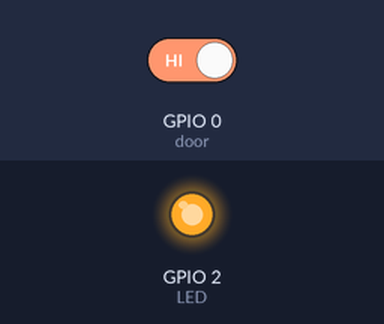
Recording of a sketch running on a simulated ESP8266 (NodeMCU). Shown: output pins drawn as LEDs (lit = HIGH). Inputs (shaded band) come from the test bench; at power-on: GPIO 0 (door) HIGH. WiFi joins after 1.5 s; servers stay silent unless stated; what the sketch prints to the serial monitor is not drawn.

Above: at 2.7 s.
2.8 s: GPIO 0 (door) driven LOW
At 3.5 s:
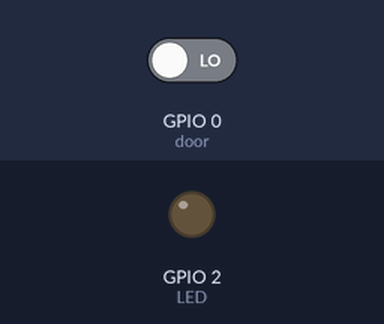
6.0 s: GPIO 0 (door) driven HIGH
At 7.1 s:
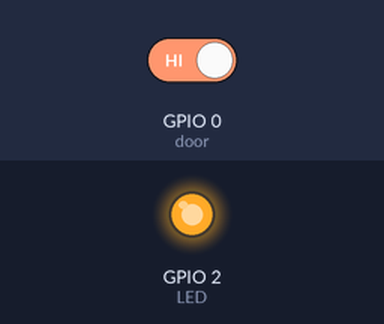
Timing chart, 0 to 9.0 s (numbered marks = the images above; inputs shaded):
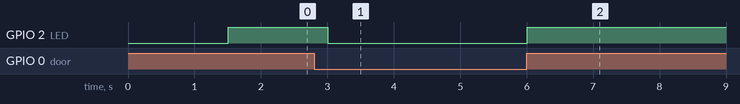

The sketch:

DoorSensor_WiFi.ino
```cpp
#include "ESP8266WiFi.h"
#include <WiFiUdp.h>
const char* ssid = "GsmSecurityRouter"; //Enter SSID
const char* password = "gsmsecurity123"; //Enter Password
WiFiUDP udp;
int doorState;
const int door = 0;
const int LED = 2;// Assigning Pin 4 as the name LED
int previousState = LOW;
int currentState = LOW;
struct packet_frame
{
  uint8_t header;
  uint8_t doorState;
  uint8_t footer;
};
enum doorState
{
  CLOSE = 0x00,
  OPEN = 0x01
};
struct packet{
  packet_frame frame;
  size_t size;
};
const uint8_t DATASIZE = 3;
packet data = {0};
void setup() {
  // put your setup code here, to run once:
  Serial.begin(115200);
   pinMode (door, INPUT_PULLUP);
   pinMode(LED,OUTPUT);// Declaring LED pin as an output.
   digitalWrite(LED,LOW);
   WiFi.begin(ssid, password);
   int count = 0;
   while ((WiFi.status() != WL_CONNECTED) && count < 10)
    {
       delay(500);
       Serial.print("*");
       count++;
    }
    if( WiFi.status() == WL_CONNECTED)
    {
      Serial.println("WiFi connection Successful");
      Serial.print("The IP Address of ESP8266 Module is: ");
      Serial.print(WiFi.localIP());// Print the IP address
    }
    data.frame.header = 0xFF;
    data.frame.doorState = 0x00;
    data.frame.footer = 0xFA;
    data.size = DATASIZE;

}

void loop () // Code under this loop runs forever.
{
    int count = 0;
    while ((WiFi.status() != WL_CONNECTED) && count < 3)
    {
       WiFi.begin(ssid, password);
       delay(500);
       Serial.print("*");
       count++;
    }
    previousState = currentState;
    currentState = digitalRead(door); // read state
    if (currentState == HIGH) { // state change: LOW -> HIGH
      data.frame.doorState = OPEN;
      Serial.println("The door-opening event is detected");
      digitalWrite(LED,HIGH);
      // TODO: turn on alarm, light or send notification ...
    }
    else
    if (currentState == LOW) { // state change: HIGH -> LOW
      data.frame.doorState = CLOSE;
      Serial.println("The door-closing event is detected");
      digitalWrite(LED,LOW);
      // TODO: turn off alarm, light or send notification ...
    }
    uint8_t bytes[DATASIZE] = {0};
    memcpy(&bytes,&data.frame,sizeof(bytes));
    udp.beginPacket("192.168.4.110", 12000);
    udp.write(bytes,data.size);
    Serial.println(WiFi.localIP());
    udp.endPacket();
    delay(1500);
}
```

Measured:
- after the input at 2.8 s, GPIO 2 (LED): HIGH → LOW after 0.21 s
- after the input at 6.0 s, GPIO 2 (LED): LOW → HIGH at once
